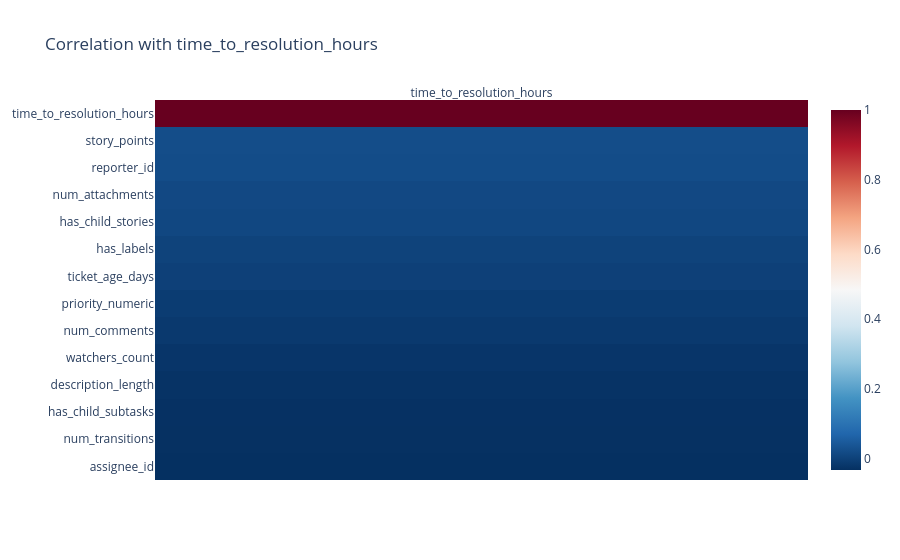

Notebook source saved alongside this figure:
### Code cell
import plotly.express as px
import numpy as np

# Select numeric columns only
numeric_data = df.select_dtypes(include=[np.number])

# Choose your target column
target_col = "time_to_resolution_hours"  # change this

# Compute correlation with the target column
corr_with_target = numeric_data.corr()[[target_col]].sort_values(by=target_col, ascending=False)

# Plot heatmap
heatmap_fig = px.imshow(
    corr_with_target,
    aspect="auto",
    color_continuous_scale="RdBu_r",
    title=f"Correlation with {target_col}"
)

heatmap_fig.update_xaxes(side="top")
heatmap_fig.show()

### Figure 1 — Plotly figure (JSON) as saved in the notebook; plotly's stock layout.template omitted (floating-point values rounded to 4 significant figures)
{"data": [{"coloraxis": "coloraxis", "hovertemplate": "x: %{x}<br>y: %{y}<br>color: %{z}<extra></extra>", "name": "0", "type": "heatmap", "x": ["time_to_resolution_hours"], "xaxis": "x", "y": ["time_to_resolution_hours", "story_points", "reporter_id", "num_attachments", "has_child_stories", "has_labels", "ticket_age_days", "priority_numeric", "num_comments", "watchers_count", "description_length", "has_child_subtasks", "num_transitions", "assignee_id"], "yaxis": "y", "z": [[1.0], [0.02249], [0.02028], [0.01312], [0.01158], [0.002883], [-0.001787], [-0.00962], [-0.01593], [-0.02278], [-0.02763], [-0.0305], [-0.03119], [-0.03318]]}], "layout": {"coloraxis": {"colorscale": [[0, "rgb(5,48,97)"], [0.1, "rgb(33,102,172)"], [0.2, "rgb(67,147,195)"], [0.3, "rgb(146,197,222)"], [0.4, "rgb(209,229,240)"], [0.5, "rgb(247,247,247)"], [0.6, "rgb(253,219,199)"], [0.7, "rgb(244,165,130)"], [0.8, "rgb(214,96,77)"], [0.9, "rgb(178,24,43)"], [1, "rgb(103,0,31)"]]}, "title": {"text": "Correlation with time_to_resolution_hours"}, "xaxis": {"anchor": "y", "domain": [0, 1], "side": "top"}, "yaxis": {"anchor": "x", "autorange": "reversed", "domain": [0, 1]}}}
